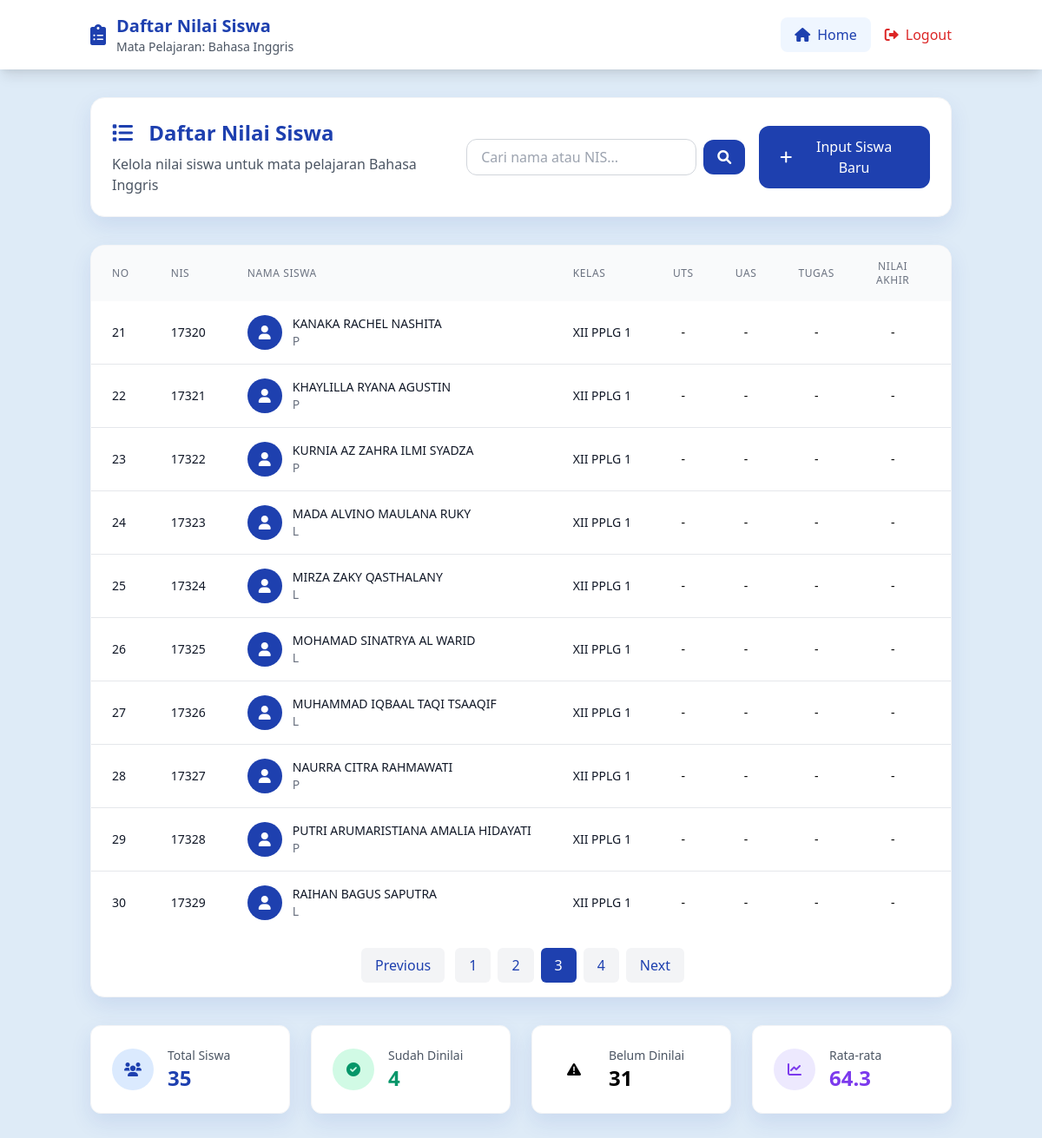
Screenshot of /nilai_siswaa.php?page=3 (signed in) with the database file from the repository.
### tables this page shows
CREATE TABLE `mata_pelajaran` (
  `id` int(11) NOT NULL,
  `nama_mapel` varchar(50) NOT NULL
);

CREATE TABLE `siswa` (
  `nis` varchar(10) NOT NULL,
  `nama` varchar(100) NOT NULL,
  `jenis_kelamin` char(1) NOT NULL,
  `kelas` varchar(20) NOT NULL DEFAULT 'XII PPLG 1',
  `tahun_ajaran` varchar(20) NOT NULL DEFAULT '2054/2026'
);

### nilai_siswaa.php (the view, shortened to what this page needs)
<?php
require 'koneksi.php';
$id_mapel = $_SESSION['id_mapel'];
$mapel = $pdo->query("SELECT * FROM mata_pelajaran WHERE id = $id_mapel")->fetch();
$search = isset($_GET['search']) ? trim($_GET['search']) : '';
$limit = 10;
$page = isset($_GET['page']) && is_numeric($_GET['page']) ? (int)$_GET['page'] : 1;
$offset = ($page - 1) * $limit;
$count_query = "SELECT COUNT(*) FROM siswa s";
$stmt = $pdo->prepare($count_query);
$stmt->execute();
$total_records = $stmt->fetchColumn();
$total_pages = ceil($total_records / $limit);
$query = "SELECT s.*, n.uts, n.uas, n.tugas, n.na, n.grade, n.id as nilai_id
          FROM siswa s
          LEFT JOIN nilai n ON s.nis = n.nis AND n.id_mapel = :id_mapel";
$query .= " ORDER BY s.nama LIMIT :limit OFFSET :offset";
$stmt = $pdo->prepare($query);
$stmt->bindValue(':id_mapel', $id_mapel, PDO::PARAM_INT);
$stmt->bindValue(':limit', $limit, PDO::PARAM_INT);
$stmt->bindValue(':offset', $offset, PDO::PARAM_INT);
$stmt->execute();
$siswa_nilai = $stmt->fetchAll();
?>
<!DOCTYPE html>
<html lang="id">
<head>
    <link href="https://cdn.jsdelivr.net/npm/tailwindcss@2.2.19/dist/tailwind.min.css" rel="stylesheet">
    <link href="https://cdnjs.cloudflare.com/ajax/libs/font-awesome/6.0.0/css/all.min.css" rel="stylesheet">
</head>
<body class="bg-light-blue min-h-screen">
    <header class="bg-white shadow-lg">
        <div class="container mx-auto px-4 py-4">
            <div class="flex justify-between items-center">
                <div class="flex items-center space-x-3">
                    <i class="fas fa-clipboard-list text-2xl text-primary-blue"></i>
                    <div>
                        <h1 class="text-xl font-bold text-primary-blue">Daftar Nilai Siswa</h1>
                        <p class="text-gray-600 text-sm">Mata Pelajaran: <?php echo $mapel['nama_mapel']; ?></p>
                    </div>
                </div>
                <div class="flex items-center space-x-4">
                    <a href="home_guru.php" class="flex items-center text-primary-blue hover:text-blue-700 transition-all duration-300 bg-blue-50 px-4 py-2 rounded-lg">
                        <i class="fas fa-home mr-2"></i>
                        Home
                    </a>
                    <a href="logout.php" class="flex items-center text-red-600 hover:text-red-700 transition-all duration-300">
                        <i class="fas fa-sign-out-alt mr-2"></i>
                        Logout
                    </a>
                </div>
            </div>
        </div>
    </header>
    <main class="container mx-auto px-4 py-8">
        <div class="max-w-7xl mx-auto">
            <div class="bg-white rounded-2xl card-shadow p-6 border border-gray-100 mb-8">
                <div class="flex flex-col sm:flex-row justify-between items-start sm:items-center">
                    <div>
                        <h2 class="text-2xl font-bold text-primary-blue mb-2">
                            <i class="fas fa-list mr-3"></i>
                            Daftar Nilai Siswa
                        </h2>
                        <p class="text-gray-600">
                            Kelola nilai siswa untuk mata pelajaran <?php echo $mapel['nama_mapel']; ?>
                        </p>
                    </div>
                    <div class="mt-4 sm:mt-0 flex space-x-4">
                        <form method="GET" class="flex items-center">
                            <input
                                type="text"
                                name="search"
                                value="<?php echo htmlspecialchars($search); ?>"
                                placeholder="Cari nama atau NIS..."
                                class="px-4 py-2 border border-gray-300 rounded-xl focus:outline-none input-focus transition-all duration-300"
                            >
                            <button
                                type="submit"
                                class="ml-2 bg-primary-blue text-white px-4 py-2 rounded-xl hover:bg-blue-700 transition-all duration-300 btn-hover"
                            >
                                <i class="fas fa-search"></i>
                            </button>
                        </form>
                        <button id="openModalBtn" class="bg-primary-blue text-white px-6 py-3 rounded-xl hover:bg-blue-700 transition-all duration-300 btn-hover inline-flex items-center">
                            <i class="fas fa-plus mr-2"></i>
                            Input Siswa Baru
                        </button>
                    </div>
                </div>
            </div>
            <div class="bg-white rounded-2xl card-shadow border border-gray-100 overflow-hidden">
                <div class="overflow-x-auto">
                    <table class="w-full">
                        <thead class="bg-gray-50">
                            <tr>
                                <th class="px-6 py-4 text-left text-xs font-medium text-gray-500 uppercase tracking-wider">No</th>
                                <th class="px-6 py-4 text-left text-xs font-medium text-gray-500 uppercase tracking-wider">NIS</th>
                                <th class="px-6 py-4 text-left text-xs font-medium text-gray-500 uppercase tracking-wider">Nama Siswa</th>
                                <th class="px-6 py-4 text-left text-xs font-medium text-gray-500 uppercase tracking-wider">Kelas</th>
                                <th class="px-6 py-4 text-center text-xs font-medium text-gray-500 uppercase tracking-wider">UTS</th>
                                <th class="px-6 py-4 text-center text-xs font-medium text-gray-500 uppercase tracking-wider">UAS</th>
                                <th class="px-6 py-4 text-center text-xs font-medium text-gray-500 uppercase tracking-wider">Tugas</th>
                                <th class="px-6 py-4 text-center text-xs font-medium text-gray-500 uppercase tracking-wider">Nilai Akhir</th>
                                <th class="px-6 py-4 text-center text-xs font-medium text-gray-500 uppercase tracking-wider">Grade</th>
                            </tr>
                        </thead>
                        <tbody class="bg-white divide-y divide-gray-200">
                            <?php foreach ($siswa_nilai as $index => $siswa) : ?>
                                <tr class="table-hover transition-colors duration-200">
                                    <td class="px-6 py-4 whitespace-nowrap text-sm font-medium text-gray-900">
                                        <?php echo $offset + $index + 1; ?>
                                    </td>
                                    <td class="px-6 py-4 whitespace-nowrap text-sm text-gray-900">
                                        <?php echo $siswa['nis']; ?>
                                    </td>
                                    <td class="px-6 py-4 whitespace-nowrap">
                                        <div class="flex items-center">
                                            <div class="w-10 h-10 bg-primary-blue rounded-full flex items-center justify-center mr-3">
                                                <i class="fas fa-user text-white"></i>
                                            </div>
                                            <div>
                                                <div class="text-sm font-medium text-gray-900"><?php echo $siswa['nama']; ?></div>
                                                <div class="text-sm text-gray-500"><?php echo $siswa['jenis_kelamin']; ?></div>
                                            </div>
                                        </div>
                                    </td>
                                    <td class="px-6 py-4 whitespace-nowrap text-sm text-gray-900">
                                        <?php echo $siswa['kelas']; ?>
                                    </td>
                                    <td class="px-6 py-4 whitespace-nowrap text-sm text-center">
                                        <?php echo $siswa['uts'] ? number_format($siswa['uts'], 1) : '-'; ?>
                                    </td>
                                    <td class="px-6 py-4 whitespace-nowrap text-sm text-center">
                                        <?php echo $siswa['uas'] ? number_format($siswa['uas'], 1) : '-'; ?>
                                    </td>
                                    <td class="px-6 py-4 whitespace-nowrap text-sm text-center">
                                        <?php echo $siswa['tugas'] ? number_format($siswa['tugas'], 1) : '-'; ?>
                                    </td>
                                    <td class="px-6 py-4 whitespace-nowrap text-sm text-center font-medium">
                                        <?php echo $siswa['na'] ? number_format($siswa['na'], 1) : '-'; ?>
                                    </td>
                                    <td class="px-6 py-4 whitespace-nowrap text-center">
                                    </td>
                                </tr>
                            <?php endforeach; ?>
                        </tbody>
                    </table>
                </div>
                <div class="p-4 flex justify-center items-center space-x-2">
                    <?php if ($page > 1) : ?>
                        <a href="?page=<?php echo $page - 1; ?><?php echo $search ? '&search=' . urlencode($search) : ''; ?>"
                           class="pagination-link">Previous</a>
                    <?php else : ?>
                        <span class="pagination-link disabled">Previous</span>
                    <?php endif; ?>
                    <?php for ($i = 1; $i <= $total_pages; $i++) : ?>
                        <a href="?page=<?php echo $i; ?><?php echo $search ? '&search=' . urlencode($search) : ''; ?>"
                           class="pagination-link <?php echo $i == $page ? 'active' : ''; ?>">
                            <?php echo $i; ?>
                        </a>
                    <?php endfor; ?>
                    <?php if ($page < $total_pages) : ?>
                        <a href="?page=<?php echo $page + 1; ?><?php echo $search ? '&search=' . urlencode($search) : ''; ?>"
                           class="pagination-link">Next</a>
                    <?php else : ?>
                        <span class="pagination-link disabled">Next</span>
                    <?php endif; ?>
                </div>
            </div>
            <div class="grid md:grid-cols-4 gap-6 mt-8">
                <div class="bg-white rounded-xl card-shadow p-6 border border-gray-100">
                    <div class="flex items-center">
                        <div class="bg-blue-100 w-12 h-12 rounded-full flex items-center justify-center mr-4">
                            <i class="fas fa-users text-primary-blue"></i>
                        </div>
                        <div>
                            <p class="text-gray-600 text-sm">Total Siswa</p>
                            <p class="text-2xl font-bold text-primary-blue"><?php echo $total_records; ?></p>
                        </div>
                    </div>
                </div>
                <div class="bg-white rounded-xl card-shadow p-6 border border-gray-100">
                    <div class="flex items-center">
                        <div class="bg-green-100 w-12 h-12 rounded-full flex items-center justify-center mr-4">
                            <i class="fas fa-check-circle text-green-600"></i>
                        </div>
                        <div>
                            <p class="text-gray-600 text-sm">Sudah Dinilai</p>
                            <p class="text-2xl font-bold text-green-600">
                                <?php
                                    $stmt = $pdo->prepare("SELECT COUNT(*) FROM siswa s JOIN nilai n ON s.nis = n.nis WHERE n.id_mapel = ?");
                                    $stmt->execute([$id_mapel]);
                                    echo $stmt->fetchColumn();
                                ?>
                            </p>
                        </div>
                    </div>
                </div>
                <div class="bg-white rounded-xl card-shadow p-6 border border-gray-100">
                    <div class="flex items-center">
                        <div class="bg-orange-100 w-12 h-12 rounded-full flex items-center justify-center mr-4">
                            <i class="fas fa-exclamation-triangle text-orange-600"></i>
                        </div>
                        <div>
                            <p class="text-gray-600 text-sm">Belum Dinilai</p>
                            <p class="text-2xl font-bold text-orange-600">
                                <?php
                                    $stmt = $pdo->prepare("SELECT COUNT(*) FROM siswa s LEFT JOIN nilai n ON s.nis = n.nis AND n.id_mapel = ? WHERE n.id IS NULL");
                                    $stmt->execute([$id_mapel]);
                                    echo $stmt->fetchColumn();
                                ?>
                            </p>
                        </div>
                    </div>
                </div>
                <div class="bg-white rounded-xl card-shadow p-6 border border-gray-100">
                    <div class="flex items-center">
                        <div class="bg-purple-100 w-12 h-12 rounded-full flex items-center justify-center mr-4">
                            <i class="fas fa-chart-line text-purple-600"></i>
                        </div>
                        <div>
                            <p class="text-gray-600 text-sm">Rata-rata</p>
                            <p class="text-2xl font-bold text-purple-600">
                                <?php
                                    $stmt = $pdo->prepare("SELECT AVG(na) FROM nilai WHERE id_mapel = ?");
                                    $stmt->execute([$id_mapel]);
                                    $rata_rata = $stmt->fetchColumn();
                                    echo $rata_rata ? number_format($rata_rata, 1) : '0.0';
                                ?>
                            </p>
                        </div>
                    </div>
                </div>
            </div>
        </div>
    </main>
</body>
</html>

### nilai_siswaa.php (style rules this page uses)
.bg-light-blue { background-color: #DEEBF7; }
.text-primary-blue { color: #1E40AF; }
.bg-primary-blue { background-color: #1E40AF; }
.card-shadow { box-shadow: 0 10px 25px rgba(30, 64, 175, 0.1); }
.pagination-link { padding: 0.5rem 1rem; margin: 0 0.25rem; border-radius: 0.375rem; background-color: #f3f4f6; color: #1E40AF; transition: all 0.3s; }
.pagination-link.active { background-color: #1E40AF; color: white; }

### rows the page displays
mata_pelajaran: nama_mapel "Bahasa Inggris"
siswa: index "21", nis "17320", nama "KANAKA RACHEL NASHITA", jenis_kelamin "P", kelas "XII PPLG 1"
siswa: index "22", nis "17321", nama "KHAYLILLA RYANA AGUSTIN", jenis_kelamin "P", kelas "XII PPLG 1"
siswa: index "23", nis "17322", nama "KURNIA AZ ZAHRA ILMI SYADZA", jenis_kelamin "P", kelas "XII PPLG 1"
siswa: index "24", nis "17323", nama "MADA ALVINO MAULANA RUKY", jenis_kelamin "L", kelas "XII PPLG 1"
siswa: index "25", nis "17324", nama "MIRZA ZAKY QASTHALANY", jenis_kelamin "L", kelas "XII PPLG 1"
siswa: index "26", nis "17325", nama "MOHAMAD SINATRYA AL WARID", jenis_kelamin "L", kelas "XII PPLG 1"
siswa: index "27", nis "17326", nama "MUHAMMAD IQBAAL TAQI TSAAQIF", jenis_kelamin "L", kelas "XII PPLG 1"
siswa: index "28", nis "17327", nama "NAURRA CITRA RAHMAWATI", jenis_kelamin "P", kelas "XII PPLG 1"
siswa: index "29", nis "17328", nama "PUTRI ARUMARISTIANA AMALIA HIDAYATI", jenis_kelamin "P", kelas "XII PPLG 1"
siswa: index "30", nis "17329", nama "RAIHAN BAGUS SAPUTRA", jenis_kelamin "L", kelas "XII PPLG 1"

### other values shown
$total_records "35"
$stmt->fetchColumn() "4"
$stmt->fetchColumn() "31"
$rata_rata "64.3"
